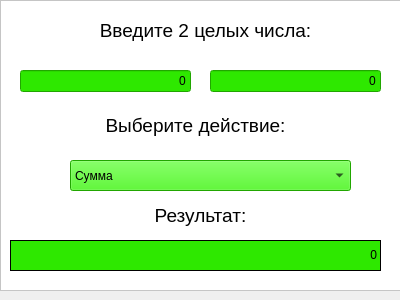
<?xml version="1.0" encoding="UTF-8"?>
<ui version="4.0">
 <class>ZModulesWindowMain</class>
 <widget class="QDialog" name="ZModulesWindowMain">
  <property name="geometry">
   <rect>
    <x>0</x>
    <y>0</y>
    <width>400</width>
    <height>300</height>
   </rect>
  </property>
  <property name="windowTitle">
   <string>Dialog</string>
  </property>
  <widget class="QFrame" name="frame">
   <property name="geometry">
    <rect>
     <x>0</x>
     <y>0</y>
     <width>401</width>
     <height>291</height>
    </rect>
   </property>
   <property name="font">
    <font>
     <pointsize>10</pointsize>
    </font>
   </property>
   <property name="styleSheet">
    <string notr="true">background-color: white</string>
   </property>
   <property name="frameShape">
    <enum>QFrame::StyledPanel</enum>
   </property>
   <property name="frameShadow">
    <enum>QFrame::Raised</enum>
   </property>
   <widget class="QLabel" name="label_3">
    <property name="geometry">
     <rect>
      <x>10</x>
      <y>10</y>
      <width>391</width>
      <height>41</height>
     </rect>
    </property>
    <property name="font">
     <font>
      <pointsize>14</pointsize>
     </font>
    </property>
    <property name="styleSheet">
     <string notr="true"/>
    </property>
    <property name="text">
     <string>Введите 2 целых числа:</string>
    </property>
    <property name="alignment">
     <set>Qt::AlignCenter</set>
    </property>
   </widget>
   <widget class="QLineEdit" name="lineEdit_4">
    <property name="geometry">
     <rect>
      <x>20</x>
      <y>70</y>
      <width>171</width>
      <height>22</height>
     </rect>
    </property>
    <property name="layoutDirection">
     <enum>Qt::LeftToRight</enum>
    </property>
    <property name="styleSheet">
     <string notr="true">background-color: #2EE800;</string>
    </property>
    <property name="text">
     <string>0</string>
    </property>
    <property name="alignment">
     <set>Qt::AlignRight|Qt::AlignTrailing|Qt::AlignVCenter</set>
    </property>
   </widget>
   <widget class="QLineEdit" name="lineEdit_5">
    <property name="geometry">
     <rect>
      <x>210</x>
      <y>70</y>
      <width>171</width>
      <height>22</height>
     </rect>
    </property>
    <property name="styleSheet">
     <string notr="true">background-color: #2EE800;</string>
    </property>
    <property name="text">
     <string>0</string>
    </property>
    <property name="alignment">
     <set>Qt::AlignRight|Qt::AlignTrailing|Qt::AlignVCenter</set>
    </property>
   </widget>
   <widget class="QComboBox" name="comboBox">
    <property name="geometry">
     <rect>
      <x>70</x>
      <y>160</y>
      <width>281</width>
      <height>31</height>
     </rect>
    </property>
    <property name="styleSheet">
     <string notr="true">background-color: #2EE800;</string>
    </property>
    <item>
     <property name="text">
      <string>Сумма</string>
     </property>
    </item>
    <item>
     <property name="text">
      <string>Разность</string>
     </property>
    </item>
    <item>
     <property name="text">
      <string>Произведение</string>
     </property>
    </item>
    <item>
     <property name="text">
      <string>Частное от деления</string>
     </property>
    </item>
    <item>
     <property name="text">
      <string>Остаток от деления</string>
     </property>
    </item>
   </widget>
   <widget class="QLabel" name="label">
    <property name="geometry">
     <rect>
      <x>10</x>
      <y>110</y>
      <width>371</width>
      <height>31</height>
     </rect>
    </property>
    <property name="font">
     <font>
      <pointsize>14</pointsize>
     </font>
    </property>
    <property name="styleSheet">
     <string notr="true">background-color: white</string>
    </property>
    <property name="text">
     <string>Выберите действие:</string>
    </property>
    <property name="alignment">
     <set>Qt::AlignCenter</set>
    </property>
   </widget>
   <widget class="QLabel" name="label_2">
    <property name="geometry">
     <rect>
      <x>10</x>
      <y>200</y>
      <width>381</width>
      <height>31</height>
     </rect>
    </property>
    <property name="font">
     <font>
      <pointsize>14</pointsize>
     </font>
    </property>
    <property name="text">
     <string>Результат:</string>
    </property>
    <property name="alignment">
     <set>Qt::AlignCenter</set>
    </property>
   </widget>
   <widget class="QLabel" name="label_4">
    <property name="geometry">
     <rect>
      <x>10</x>
      <y>240</y>
      <width>371</width>
      <height>31</height>
     </rect>
    </property>
    <property name="focusPolicy">
     <enum>Qt::WheelFocus</enum>
    </property>
    <property name="layoutDirection">
     <enum>Qt::LeftToRight</enum>
    </property>
    <property name="styleSheet">
     <string notr="true">background-color: #2EE800;</string>
    </property>
    <property name="frameShape">
     <enum>QFrame::Box</enum>
    </property>
    <property name="text">
     <string>0</string>
    </property>
    <property name="alignment">
     <set>Qt::AlignRight|Qt::AlignTrailing|Qt::AlignVCenter</set>
    </property>
   </widget>
  </widget>
 </widget>
 <resources/>
 <connections/>
</ui>
